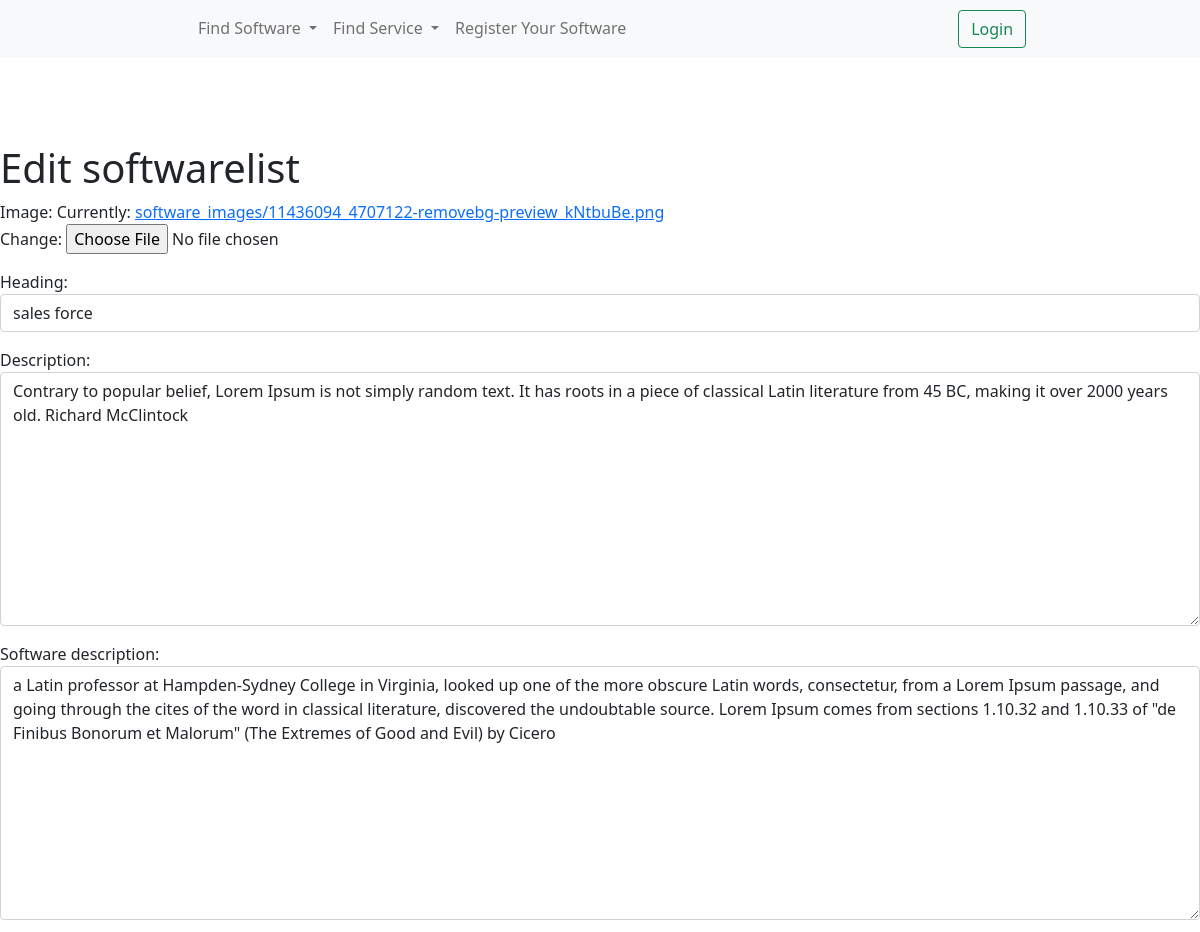
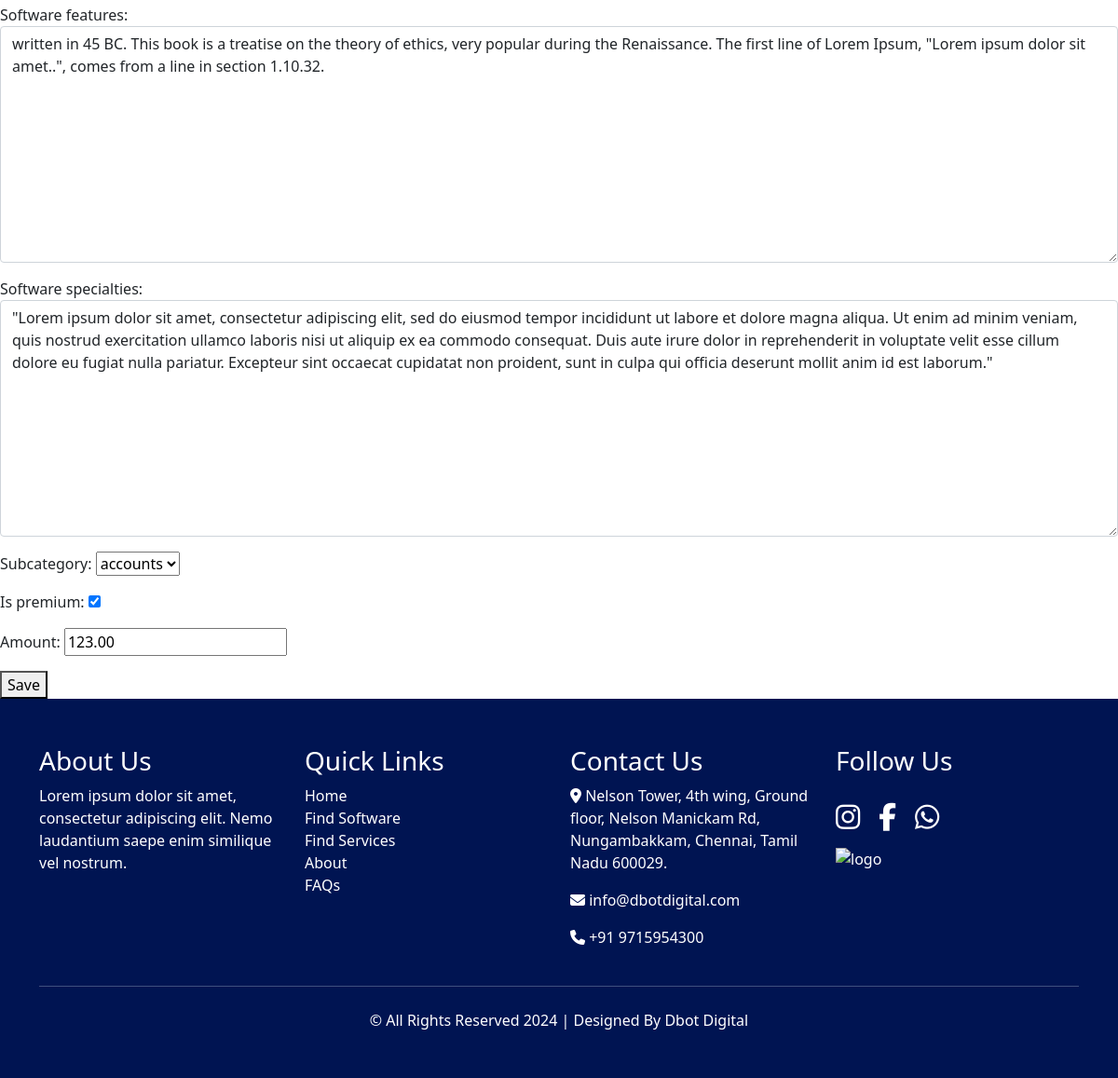
The app's page /edit_softwarelist/1/ with its own data (2 pictures, top to bottom).
### listingapp/models.py (models this page shows, shortened)
class SoftwareList(models.Model):
    image = models.ImageField(upload_to='software_images/')
    heading = models.CharField(max_length=255)
    description = models.TextField()
    software_description = models.TextField()
    software_features = models.TextField()
    software_specialties = models.TextField()
    subcategory = models.ForeignKey(Subcategory, on_delete=models.CASCADE)
    is_premium = models.BooleanField(default=False)  # Add a BooleanField for premium purchase option
    amount = models.DecimalField(max_digits=10, decimal_places=2, null=True, blank=True)  # Add DecimalField for premium purchase amount

### listingapp/views.py (the view)
# urls.py: path('edit_softwarelist/<int:softwarelist_id>/', edit_softwarelist, name='edit_softwarelist'),
def edit_softwarelist(request, softwarelist_id):
    softwarelist = get_object_or_404(SoftwareList, id=softwarelist_id)
    if request.method == 'POST':
        form = SoftwarelistForm(request.POST, instance=softwarelist)
        if form.is_valid():
            form.save()
            return redirect('all_details')  # Redirect to the page where all details are shown
    else:
        form = SoftwarelistForm(instance=softwarelist)
    return render(request, 'edit_softwarelist.html', {'form': form})

### listingapp/forms.py
class SoftwarelistForm(forms.ModelForm):
    class Meta:
        model = SoftwareList
        fields = '__all__'
    def __init__(self, *args, **kwargs):
        super().__init__(*args, **kwargs)
        self.fields['heading'].widget.attrs.update({'class': 'form-control'})
        self.fields['description'].widget.attrs.update({'class': 'form-control'})
        self.fields['software_description'].widget.attrs.update({'class': 'form-control'})
        self.fields['software_features'].widget.attrs.update({'class': 'form-control'})
        self.fields['software_specialties'].widget.attrs.update({'class': 'form-control'})

### listingapp/models.py (called while the page is built)
    def __str__(self):
        return self.name

### listingapp/templates/edit_softwarelist.html (shortened to what this page needs)
{% extends 'base.html' %}
{% load static %}
{% block content %}<br><br><br><br><br><br>
<html lang="en">
<head>
</head>
<body>
    <h1>Edit softwarelist</h1>
    <form method="post">
        {{ form.as_p }}
        <button type="submit">Save</button>
    </form>
</body>
</html>
{% endblock %}

### records on screen
SoftwareList: heading "sales force", description "Contrary to popular belief, Lorem Ipsum is not simply random text. It has roots in a piece of classical Latin literature from 45 BC, making it over 2000 years old. Richard McClintock", software_description "a Latin professor at Hampden-Sydney College in Virginia, looked up one of the more obscure Latin words, consectetur, from a Lorem Ipsum passage, and going through the cites of the word in classical literature, discovered the undoubtable source. Lorem Ipsum comes from sections 1.10.32 and 1.10.33 of \"de Finibus Bonorum et Malorum\" (The Extremes of Good and Evil) by Cicero", software_features "written in 45 BC. This book is a treatise on the theory of ethics, very popular during the Renaissance. The first line of Lorem Ipsum, \"Lorem ipsum dolor sit amet..\", comes from a line in section 1.10.32.", software_specialties "\"Lorem ipsum dolor sit amet, consectetur adipiscing elit, sed do eiusmod tempor incididunt ut labore et dolore magna aliqua. Ut enim ad minim veniam, quis nostrud exercitation ullamco laboris nisi ut aliquip ex ea commodo consequat. Duis aute irure dolor in reprehenderit in voluptate velit esse cillum dolore eu fugiat nulla pariatur. Excepteur sint occaecat cupidatat non proident, sunt in culpa qui officia deserunt mollit anim id est laborum.\"", subcategory "accounts", is_premium "☑", amount "123.00"
